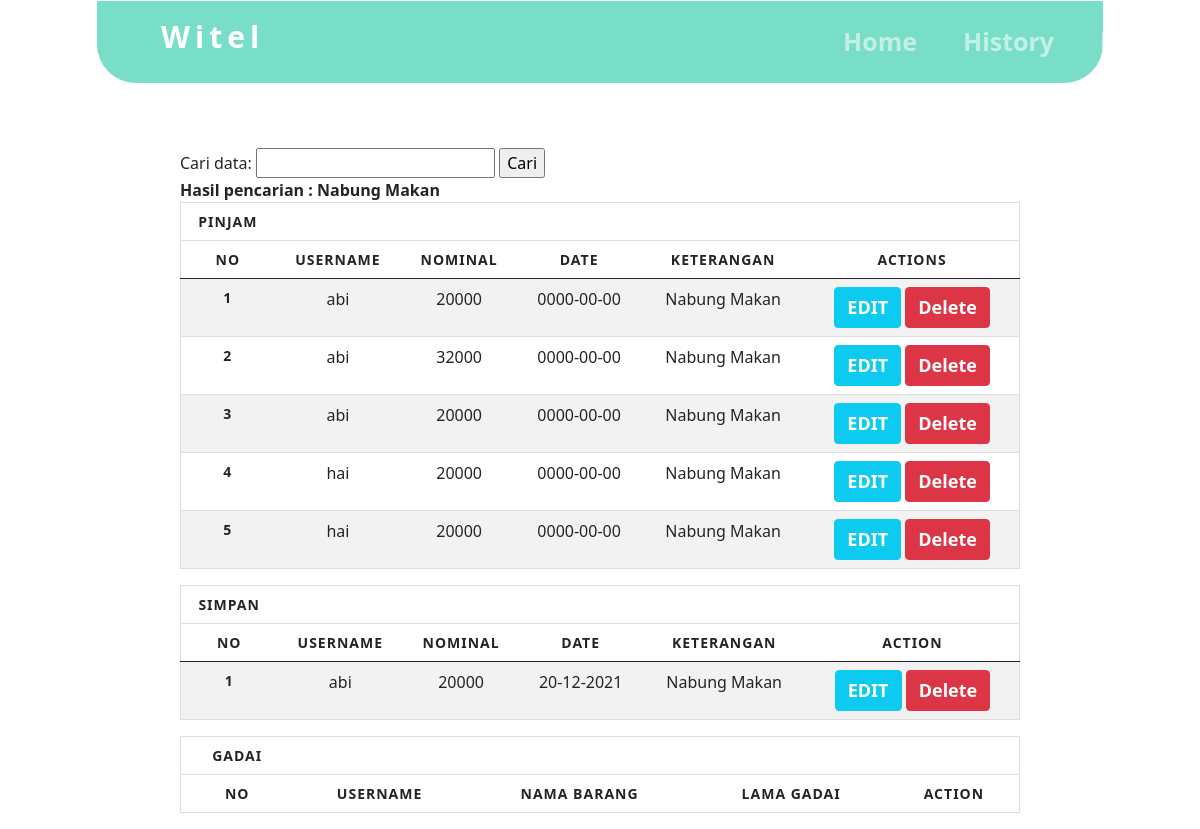
Screenshot of /search.php?cari=Nabung Makan (signed in) with the database file from the repository.
### tables this page shows
CREATE TABLE `pinjam` (
  `id_pinjam` int(20) NOT NULL,
  `username` varchar(20) NOT NULL,
  `nominal` int(20) NOT NULL,
  `date` date NOT NULL,
  `keterangan` text NOT NULL,
  `cicil` int(20) NOT NULL
);

CREATE TABLE `simpan` (
  `id_simpan` int(20) NOT NULL,
  `username` varchar(20) NOT NULL,
  `nominal` varchar(20) NOT NULL,
  `date` varchar(20) NOT NULL,
  `keterangan` text NOT NULL,
  `cicil` int(20) NOT NULL
);

### search.php (the view, shortened to what this page needs)
<?php
$sessionuser = $_SESSION['username'];
?>
<!DOCTYPE html>
<html>
<head>
    <link href="https://cdn.jsdelivr.net/npm/bootstrap@5.0.2/dist/css/bootstrap.min.css" rel="stylesheet">
</head>
<body>
    <nav id="web-navbar" style="color: #0F044C;" class="cont-nav navbar navbar-expand-lg navbar-dark  py-2">
        <a class="navbar-brand witel" href="index.php">Witel</a>
        <div class="collapse navbar-collapse" id="navbarSupportedContent">
            <ul class="navbar-nav ml-auto container-textt">
                <li class="nav-item active">
                    <a class="textt nav-link" href="index.php">Home</a>
                </li>
                <li class="nav-item">
                    <a class=" textt nav-link" onclick="return invalid(this)" href="history.php?user=<?php echo $sessionuser ?>">History</a>
                </li>
                <li class="nav-item">
                    <a href="#">
                        <p class=" textt nav-link"><?php echo $sessionuser ?></p>
                    </a>
                </li>
            </ul>
        </div>
    </nav>
    <div class="container-his">
        <form action="search.php" method="get">
            <label>Cari data:</label>
            <input type="text" name="cari">
            <input type="submit" value="Cari">
        </form>
        <?php
        if (isset($_GET['cari'])) {
            $cari = $_GET['cari'];
            echo "<b>Hasil pencarian : " . $cari . "</b>";
        }
        ?>
        <table class="table table-striped">
            <thead>
                <th>Pinjam</th>
                <tr>
                    <th scope="col">No</th>
                    <th scope="col">Username</th>
                    <th scope="col">Nominal</th>
                    <th scope="col">Date</th>
                    <th scope="col">Keterangan</th>
                    <th scope="col">Actions</th>
                </tr>
            </thead>
            <?php
            include 'config.php';
            $data = mysqli_query($connect, "SELECT * from pinjam where username like '$sessionuser'");
            if (isset($_GET['cari'])) {
                $cari = $_GET['cari'];
                $data = mysqli_query($connect, "SELECT * from pinjam where keterangan like '%" . $cari . "%'");
            } else {
                $data = mysqli_query($connect, "SELECT * from pinjam where username like '$sessionuser'");
            }
            $no = 1;
            while ($d = mysqli_fetch_array($data)) {
            ?>
                <tr>
                    <th scope="row"><?php echo $no++; ?></th>
                    <td><?php echo $d['username']; ?>
                    <td><?php echo $d['nominal']; ?></td>
                    <td><?php echo $d['date']; ?></td>
                    <td><?php echo $d['keterangan']; ?></td>
                    <td>
                        <button type="button" class="btn btn-info"><a href="pinjam/edit-pinjam.php?id=<?php echo $d['id_pinjam']; ?>">EDIT</a></button>
                        <button type="button" class="btn btn-danger"><a href="proses.php?action=deletepinjam&id=<?php echo $d['id_pinjam']; ?>" onclick="alert('Berhasil Menghapus Data')">Delete</a></button>
                    </td>
                </tr>
            <?php
            }
            ?>
        </table>
        <table class="table table-striped">
            <thead>
                <th>Simpan</th>
                <tr>
                    <th scope="col">No</th>
                    <th scope="col">Username</th>
                    <th scope="col">Nominal</th>
                    <th scope="col">Date</th>
                    <th scope="col">Keterangan</th>
                    <th scope="col">Action</th>
                </tr>
            </thead>
            <?php
            include 'config.php';
            $data = mysqli_query($connect, "SELECT * from simpan where username like '$sessionuser'");
            if (isset($_GET['cari'])) {
                $cari = $_GET['cari'];
                $data = mysqli_query($connect, "SELECT * from simpan where keterangan like '%" . $cari . "%'");
            } else {
                $data = mysqli_query($connect, "SELECT * from simpan where username like '$sessionuser'");
            }
            $no = 1;
            while ($d = mysqli_fetch_array($data)) {
            ?>
                <tr>
                    <th scope="row"><?php echo $no++; ?></th>
                    <td><?php echo $d['username']; ?></td>
                    <td><?php echo $d['nominal']; ?></td>
                    <td><?php echo $d['date']; ?></td>
                    <td><?php echo $d['keterangan']; ?></td>
                    <td>
                        <button type="button" class="btn btn-info"><a href="simpan/edit-simpan.php?id=<?php echo $d['id_simpan']; ?>">EDIT</a></button>
                        <button type="button" class="btn btn-danger"><a href="proses.php?action=deletesimpan&id=<?php echo $d['id_simpan']; ?>" onclick="alert('Berhasil Menghapus Data')">Delete</a></button>
                    </td>
                </tr>
            <?php
            }
            ?>
        </table>
        <table class="table table-striped">
            <thead>
                <th class="table-head">Gadai</th>
                <tr>
                    <th scope="col">No</th>
                    <th scope="col">Username</th>
                    <th scope="col">Nama Barang</th>
                    <th scope="col">Lama Gadai</th>
                    <th scope="col">Action</th>
                </tr>
            </thead>
        </table>
    </div>
</body>
</html>

### search.php (style rules this page uses)
body { background-color: #ffff; }
.cont-nav { border: 1px solid white; margin-right: 10vw; margin-left: 10vw; background: #78DEC7; }
.textt { font-size: 24px; font-weight: 600; word-spacing: 20px; margin: 0px 15px 0px 15px; }
.cont-nav { margin-right: 8vw; margin-left: 8vw; background: #78DEC7; border-bottom-right-radius: 40px; border-bottom-left-radius: 40px; }
a, a .nav-link { text-decoration: none !important; }
.witel { letter-spacing: 5px; font-size: 30px; padding-left: 4rem; padding-bottom: 1rem; }
@media only screen and (max-width: 1460px) { * { transition: .6s; } }
@media only screen and (max-width: 1460px) { .textt { position: relative; left: -13%; } }
@media only screen and (max-width: 1260px) { .textt { position: relative; left: 27%; } }
.textt { box-sizing: border-box; padding: 10px; text-align: justify; font-size: 25PX; position: relative; left: 45vw; }
.container-his { box-sizing: border-box; width: 70%; position: relative; left: 15%; margin-top: 4rem; height: auto; }
a { text-decoration: none; color: #ffff; font-size: 18px; font-weight: 600; }
table { border: 1px solid #ccc; border-collapse: collapse; margin: 0; padding: 0; width: 100%; }
table tr { border: 1px solid #ddd; padding: 5px; }
table th, table td { padding: 10px; text-align: center; }
table th { font-size: 14px; letter-spacing: 1px; text-transform: uppercase; }

### rows the page displays
pinjam: username "abi", nominal "20000", date "0000-00-00", keterangan "Nabung Makan"
pinjam: username "abi", nominal "32000", date "0000-00-00", keterangan "Nabung Makan"
pinjam: username "abi", nominal "20000", date "0000-00-00", keterangan "Nabung Makan"
pinjam: username "hai", nominal "20000", date "0000-00-00", keterangan "Nabung Makan"
pinjam: username "hai", nominal "20000", date "0000-00-00", keterangan "Nabung Makan"
simpan: username "abi", nominal "20000", date "20-12-2021", keterangan "Nabung Makan"

### other values shown
$sessionuser "b"
$cari "Nabung Makan"
